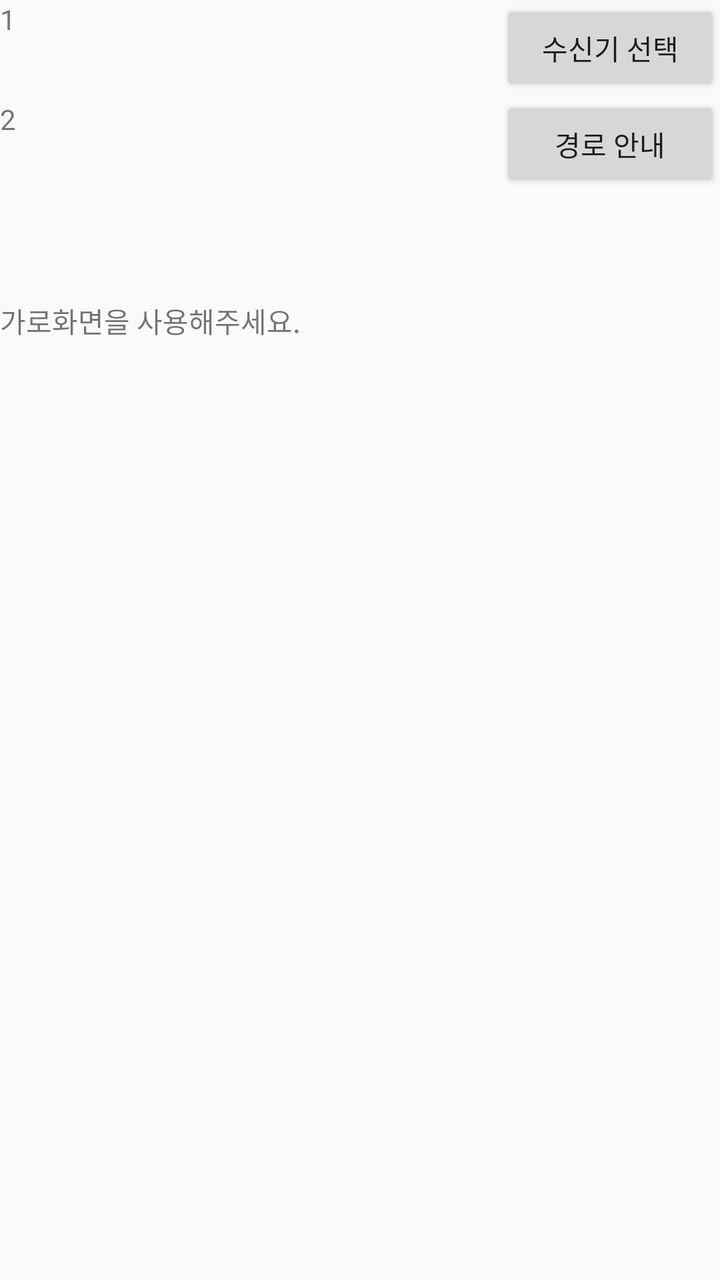
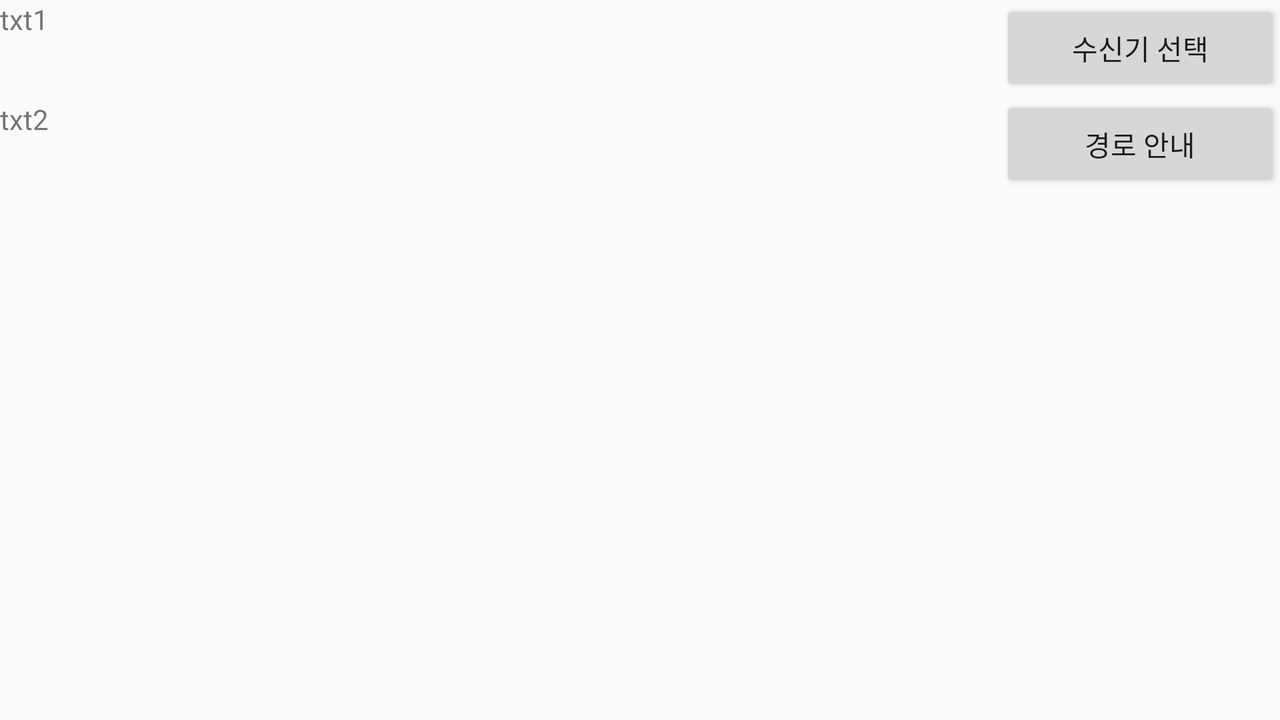

One screen, two layout resources from the same app: the default and the repository's alternative for another configuration. Each is rendered where Android would select it; the XML of both is given below.
<!-- AndroidManifest.xml: application theme AppTheme -->
<!-- res/layout/activity_main_.xml -->
<?xml version="1.0" encoding="utf-8"?>
<LinearLayout xmlns:android="http://schemas.android.com/apk/res/android"
              android:orientation="vertical"
              android:layout_width="match_parent"
              android:layout_height="match_parent">

    <RelativeLayout
            android:layout_width="match_parent"
            android:layout_height="wrap_content">

        <TextView
                android:text="1"
                android:layout_width="250dp"
                android:layout_height="50dp" android:id="@+id/txt1"/>
        <ScrollView
                android:id="@+id/scroll"
                android:layout_width="250dp"
                android:layout_below="@+id/txt1"
                android:layout_height="100dp">
            <TextView
                    android:text="2"
                    android:layout_width="250dp"
                    android:layout_height="100dp" android:id="@+id/txt2"/>
        </ScrollView>

        <Button
                android:text="수신기 선택"
                android:layout_toRightOf="@+id/txt1"
                android:layout_width="match_parent"
                android:layout_height="wrap_content" android:id="@+id/receiver"/>
        <Button
                android:text="경로 안내"
                android:layout_toRightOf="@+id/scroll"
                android:layout_below="@+id/receiver"
                android:layout_width="match_parent"
                android:layout_height="wrap_content" android:id="@+id/path"/>
    </RelativeLayout>
    <RelativeLayout
            android:id="@+id/layout"
            android:layout_width="match_parent"
            android:layout_height="match_parent">

        <TextView
            android:text="가로화면을 사용해주세요."
            android:layout_width="250dp"
            android:layout_height="50dp" android:id="@+id/txt3"/>

    </RelativeLayout>
</LinearLayout>
<!-- resources referenced by this layout -->
<resources>
  <style name="AppTheme" parent="Theme.AppCompat.Light.DarkActionBar">
          
          <item name="colorPrimary">@color/colorPrimary</item>
          <item name="colorPrimaryDark">@color/colorPrimaryDark</item>
          <item name="colorAccent">@color/colorAccent</item>
  
      </style>
  <color name="colorPrimary">#3F51B5</color>
  <color name="colorPrimaryDark">#303F9F</color>
  <color name="colorAccent">#FF4081</color>
</resources>
<!-- res/layout-land/activity_main_.xml (the repository's variant of the layout above) -->
<!-- drawn on the phone turned sideways -->
<?xml version="1.0" encoding="utf-8"?>
<LinearLayout xmlns:android="http://schemas.android.com/apk/res/android"
              android:orientation="vertical"
              android:layout_width="match_parent"
              android:layout_height="match_parent">

    <RelativeLayout
            android:layout_width="match_parent"
            android:layout_height="wrap_content">

        <TextView
                android:text="txt1"
                android:layout_width="500dp"
                android:layout_height="50dp" android:id="@+id/txt1"/>
        <ScrollView
                android:id="@+id/scroll"
                android:layout_width="500dp"
                android:layout_height="50dp"
                android:layout_below="@+id/txt1">
            <TextView
                    android:text="txt2"
                    android:layout_width="500dp"
                    android:layout_height="50dp" android:id="@+id/txt2"/>
        </ScrollView>
        <Button
                android:text="수신기 선택"
                android:layout_toRightOf="@+id/txt1"

                android:layout_width="match_parent"
                android:layout_height="wrap_content" android:id="@+id/receiver"/>
        <Button
                android:text="경로 안내"
                android:layout_toRightOf="@+id/scroll"
                android:layout_below="@+id/receiver"
                android:layout_width="match_parent"
                android:layout_height="wrap_content" android:id="@+id/path"/>
    </RelativeLayout>
    <RelativeLayout
            android:id="@+id/layout"
            android:layout_width="match_parent"
            android:layout_height="match_parent">

    </RelativeLayout>
</LinearLayout>
